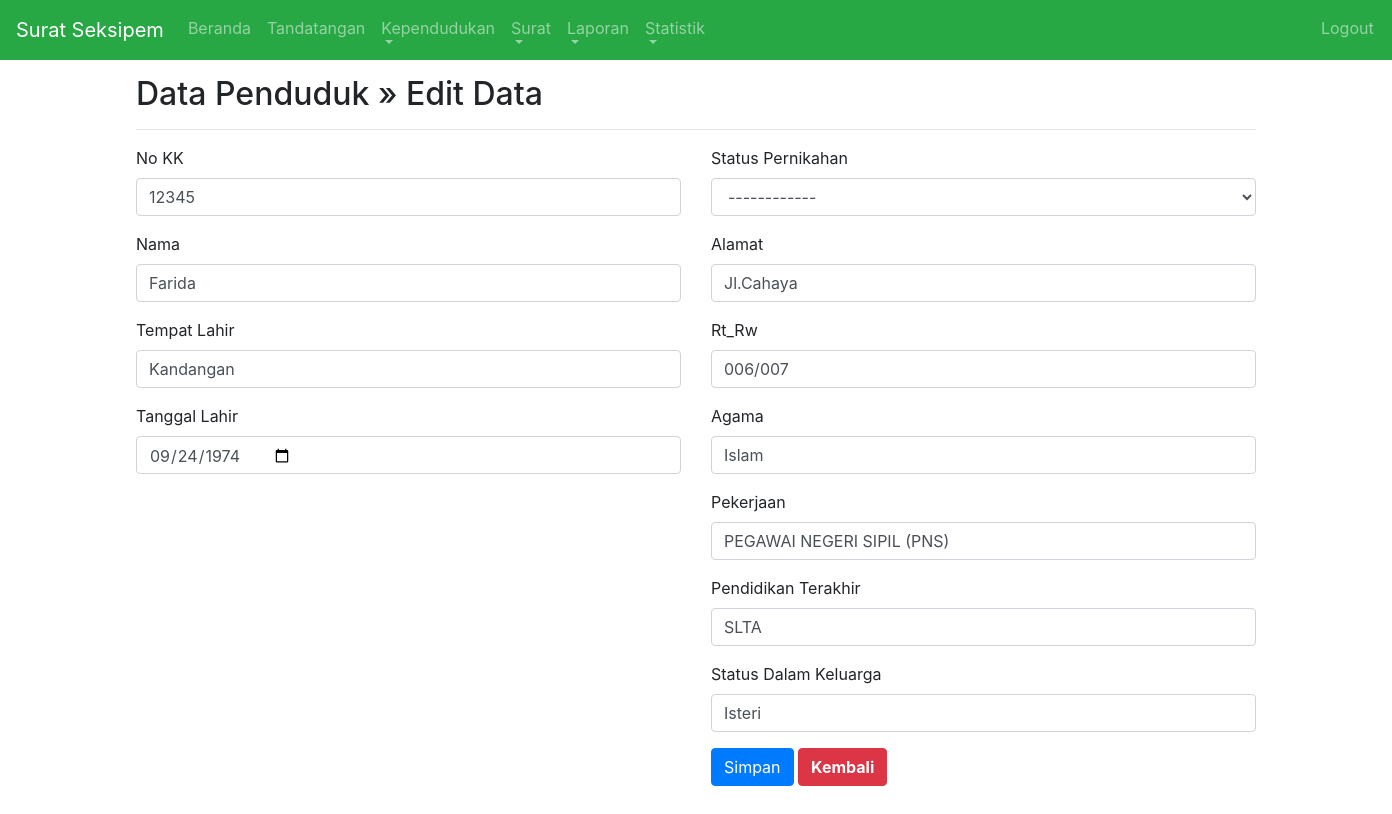
Page /penduduk_edit.php?nik=123452 (signed in) on the committed database.
### tables this page shows
CREATE TABLE IF NOT EXISTS `t_penduduk` (
  `id_penduduk` int(11) NOT NULL AUTO_INCREMENT,
  `no_kk` varchar(16) NOT NULL,
  `nama` varchar(255) NOT NULL,
  `nik` varchar(255) NOT NULL,
  `tempat_lhr` varchar(255) NOT NULL,
  `tgl_lhr` date NOT NULL,
  `jk` varchar(100) NOT NULL,
  `status` varchar(100) NOT NULL,
  `alamat` varchar(255) NOT NULL,
  `rt_rw` varchar(50) NOT NULL,
  `agama` varchar(255) DEFAULT NULL,
  `pendidikan` varchar(255) DEFAULT NULL,
  `pekerjaan` varchar(255) DEFAULT NULL,
  `status_keluarga` varchar(255) DEFAULT NULL,
  `id_kelurahan` int(11) NOT NULL,
  `id_kecamatan` int(11) NOT NULL,
  `thn_masuk` timestamp NOT NULL DEFAULT CURRENT_TIMESTAMP ON UPDATE CURRENT_TIMESTAMP,
  PRIMARY KEY (`id_penduduk`),
  UNIQUE KEY `nik` (`nik`),
  UNIQUE KEY `no_kk` (`no_kk`,`status_keluarga`) USING BTREE,
  KEY `id_kelurahan` (`id_kelurahan`),
  KEY `id_kecamatan` (`id_kecamatan`)
);

### penduduk_edit.php (the view, shortened to what this page needs)
<?php
if($_SESSION['level']=="" || $_SESSION['level']=="rakyat"){
	header("location:login.php");
}else {
include ('header.php');
?>
<?php
	$nik = $_GET ['nik'];
	$sql = mysqli_query($koneksi, "SELECT * FROM t_penduduk WHERE nik='$nik'");
	if (mysqli_num_rows($sql)==0) {
	?>
		<div class="alert alert-danger alert-dismissable"><button type="button" class="close" data-dismiss="alert" aria-hidden="true">&times;</button>NIK Tidak Ada..!</div>
	<?php
	}else{
		$row = mysqli_fetch_assoc($sql);
	}
		?>
		<h2>Data Penduduk &raquo; Edit Data</h2>
		<hr />
		<form class="form-horizontal" action="" method="post">
  <div class="row">
    <div class="col">
			<div class="form-group">
				<label class=" control-label">No KK</label>
						<input type="text" name="no_kk" value="<?php echo $row['no_kk'] ?>" class="form-control"
							placeholder="No KK" required>
					</div>
	<div class="form-group">
		<label class=" control-label">Nama</label>
		<input type="text" name="nama" value="<?php echo $row['nama'] ?>" class="form-control"
					placeholder="Nama" required>
			</div>
	<div class="form-group">
		<label class="control-label">Tempat Lahir</label>
		<input type="text" name="tempat_lahir"  value="<?php echo $row['tempat_lhr'] ?>" class="form-control" placeholder="Tempat Lahir" required>
			</div>
	<div class="form-group">
		<label class=" control-label">Tanggal Lahir</label>
		<input type="date" name="tanggal_lahir" value="<?php echo $row['tgl_lhr'] ?>" class="input-group form-control" required>
			</div>
		</div>
    <div class="col">
<div class="form-group">
				<label class=" control-label">Status Pernikahan</label>
					<select name="status" class="form-control">
						<option value="">------------</option>
					</select>
			</div>
			<div class="form-group">
				<label class="control-label">Alamat</label>
				<input type="text" name="alamat" value="<?php echo $row['alamat'] ?>" class="form-control" placeholder="Alamat"></required>
			</div>
			<div class="form-group">
				<label class="control-label">Rt_Rw</label>
				<input type="text" name="rt_rw"  value="<?php echo $row['rt_rw'] ?>" class="form-control" placeholder="Rt_Rw" required>
		</div>
		<div class="form-group">
			<label class="control-label">Agama</label>
				<input type="text" name="agama"  value="<?php echo $row['agama'] ?>" class="form-control" placeholder="Islam/Kristen/dll" required>
		</div>
		<div class="form-group">
			<label class="control-label">Pekerjaan</label>
				<input type="text" name="pekerjaan"  value="<?php echo $row['pekerjaan'] ?>" class="form-control" placeholder="Pekerjaan" required>
		</div>
		<div class="form-group">
			<label class="control-label">Pendidikan Terakhir</label>
				<input type="text" name="pendidikan"  value="<?php echo $row['pendidikan'] ?>" class="form-control" placeholder="pendidikan" required>
		</div>
		<div class="form-group">
			<label class="control-label">Status Dalam Keluarga</label>
				<input type="text" name="status_keluarga"  value="<?php echo $row['status_keluarga'] ?>" class="form-control" placeholder="Suami/Isteri/Anak Pertama/dst" required>
		</div>
			<div class="form-group">
				<button type="submit" name="add" class="btn
				btn-primary" value="Simpan">Simpan</button>
				<a class="btn btn-danger" href="penduduk_data.php">Kembali</a>
		</div>
  </div>
</form>
<?php include "footer.php"; }?>

### css/site.css (style rules this page uses)
.form-group { margin-bottom: 15px; }
.form-group a { font-weight:bold; }

### rows in the picture
t_penduduk: no_kk "12345", nama "Farida", tempat_lahir "Kandangan", tanggal_lahir "09/24/1974", alamat "Jl.Cahaya", rt_rw "006/007", agama "Islam", pekerjaan "PEGAWAI NEGERI SIPIL (PNS)", pendidikan "SLTA", status_keluarga "Isteri"
